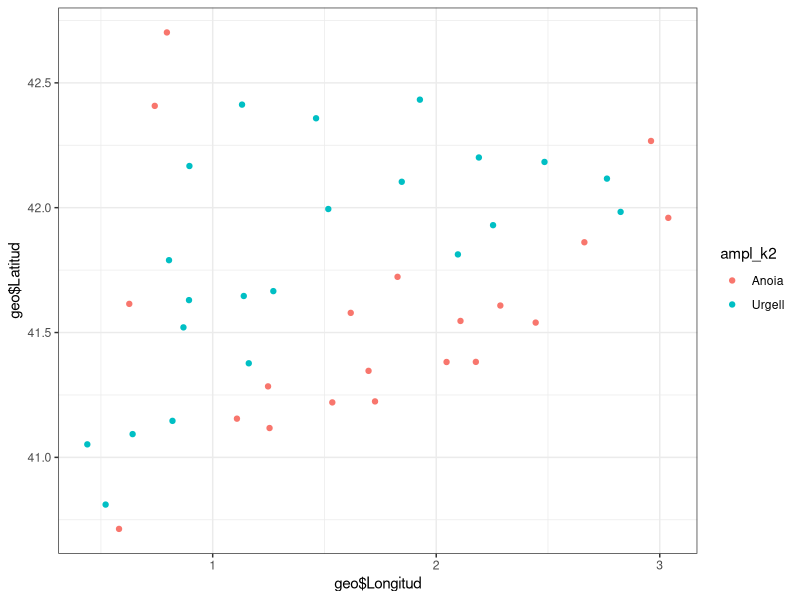
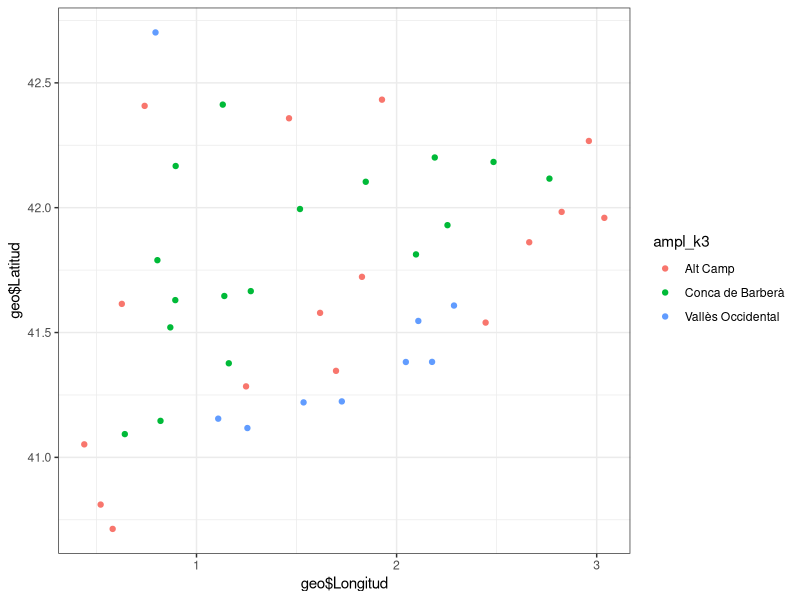
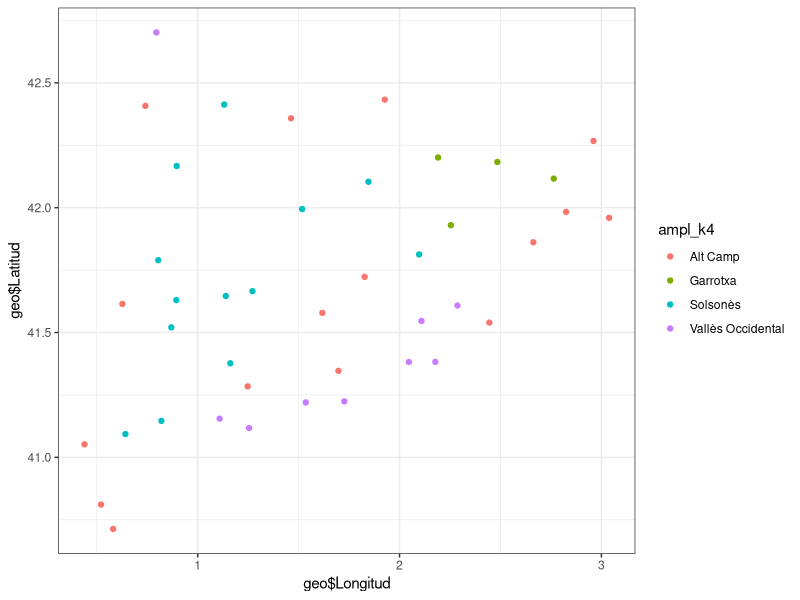

These figures' R source, in order:
# Primer necessitem llegir el output d'AMPL (que hem passat a Excel)
library(readxl)
library(tidyr)

# Llegir el output
ampl_k2 <- read_excel("4.2.Output_AMPL_vot_k2.xlsx")
ampl_k3 <- read_excel("4.2.Output_AMPL_vot_k3.xlsx")
ampl_k4 <- read_excel("4.2.Output_AMPL_vot_k4.xlsx")

# Netejar les dades

# Ficar els nodes que ha agafat com a columnes
ampl_k2 <- pivot_longer(ampl_k2, c('6', '40'))
ampl_k2 <- as.factor(as.numeric(ampl_k2$name[ampl_k2$value==1]))

ampl_k3 <- pivot_longer(ampl_k3, c('1', '17', '41'))
ampl_k3 <- as.factor(as.numeric(ampl_k3$name[ampl_k3$value==1]))

ampl_k4 <- pivot_longer(ampl_k4, c('1', '20', '37', '41'))
ampl_k4 <- as.factor(as.numeric(ampl_k4$name[ampl_k4$value==1]))

# Llegir el csv amb les dades inicials
vot <- read.csv("3.1.dades_vot_comarques.csv", sep = ",")
vot <- vot[1:42, ]

# Llegir afegir noms de comarques als clusters
clusters_vot <- data.frame(ampl_k2, row.names = vot$Comarca)
# Juntar els resultats per el cas amb k = 2, k = 3 i k = 4
clusters_vot <- cbind(clusters_vot, ampl_k3, ampl_k4)
# Canviar els nivells del factor per veure quin es el medoid en cada cas
levels(clusters_vot$ampl_k2) <- c(vot$Comarca[6], vot$Comarca[40])
levels(clusters_vot$ampl_k3) <- c(vot$Comarca[c(1,17,41)])
levels(clusters_vot$ampl_k4) <- c(vot$Comarca[c(1,20,37,41)])

# Afegim dades de coordenades per poder fer la gràfica
geo <- read.csv("3.2.Caps_de_municipi_de_Catalunya_georeferenciats.csv", sep = ",")
geo <- subset(geo, select = c("Municipi.forma.indexada", "Comarca", "Longitud", "Latitud"))
capitals <- c("Valls", "Figueres", "Vilafranca del Penedès",
              "Seu d'Urgell, la", "Pont de Suert, el", "Igualada",
              "Vielha e Mijaran", "Manresa", "Reus", "Tortosa",
              "Bisbal d'Empordà, la", "Sant Feliu de Llobregat",
              "Vendrell, el", "Barcelona", "Berga", "Puigcerdà",
              "Montblanc", "Vilanova i la Geltrú", "Borges Blanques, les",
              "Olot", "Girona", "Mataró", "Moià", "Amposta", "Balaguer",
              "Vic", "Tremp", "Sort", "Mollerussa", "Banyoles", "Falset",
              "Móra d'Ebre", "Ripoll", "Cervera", "Lleida", 
              "Santa Coloma de Farners", "Solsona", "Tarragona",
              "Gandesa", "Tàrrega", "Sabadell", "Granollers")
geo <- geo[geo$Municipi.forma.indexada %in% capitals, ]
geo$Comarca[geo$Comarca == "Val d'Aran"] <- "Aran"
geo <- geo[order(geo$Comarca, decreasing = FALSE), ]

cl_plot <- cbind(clusters_vot, geo$Longitud, geo$Latitud)

# Fer el scatter plot diferenciant per colors
library(ggplot2)
ggplot(cl_plot, aes(geo$Longitud, geo$Latitud, color = ampl_k2)) + 
  geom_point() +
  theme_bw()

ggplot(cl_plot, aes(geo$Longitud, geo$Latitud, color = ampl_k3)) + 
  geom_point() +
  theme_bw()

ggplot(cl_plot, aes(geo$Longitud, geo$Latitud, color = ampl_k4)) + 
  geom_point() +
  theme_bw()
